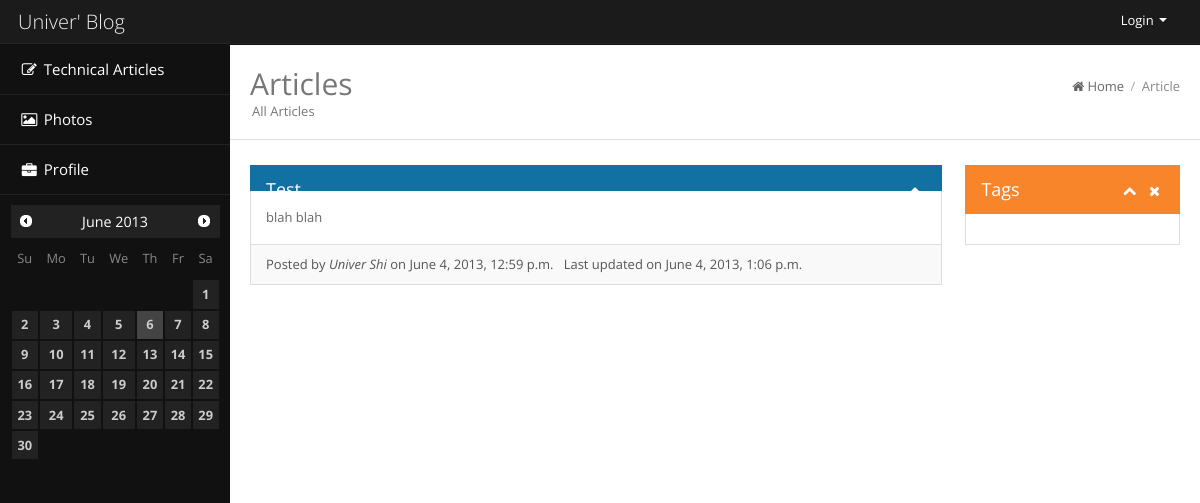
The app's page /article/, older data.
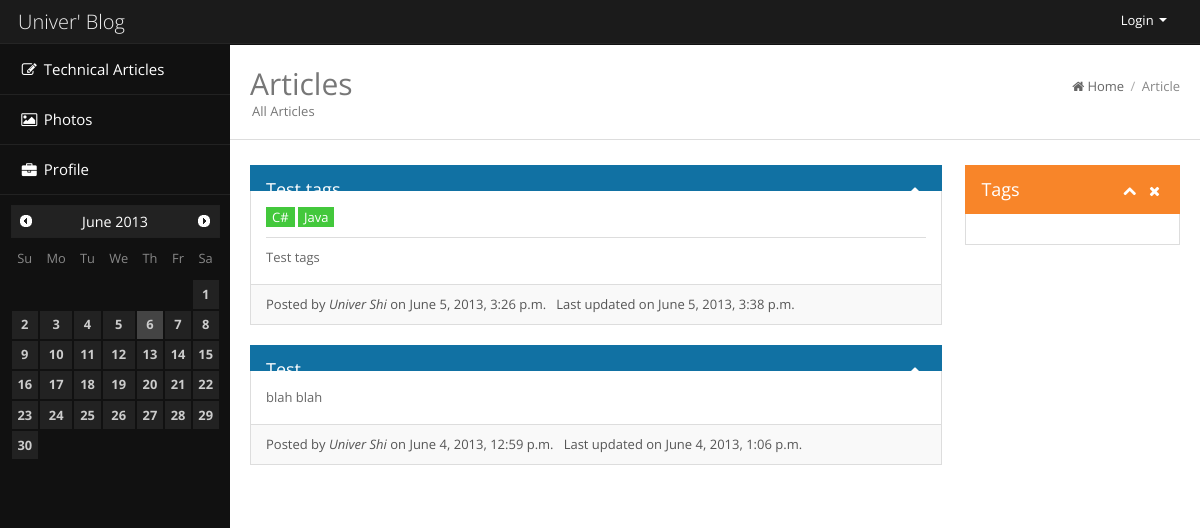
The same page, newer data.
### article/models.py (models this page shows, shortened)
class Article(Model):
    subject = models.CharField(max_length=256)
    content = models.TextField()
    author = models.ForeignKey(User)
    create_date_time = models.DateTimeField()
    update_date_time = models.DateTimeField()
    tags = models.ManyToManyField(ArticleTag)

class ArticleTag(Model):
    name = models.CharField(max_length=20)
    display_name = models.CharField(max_length=50)

### article/views.py (the view)
class ArticleList(TemplateView):
    template_name = 'article_list.html'
    def get_context_data(self, **kwargs):
        context = super(ArticleList, self).get_context_data(**kwargs)
        context['articles'] = Article.objects.order_by('-create_date_time').select_related()
        context['path'] = (PathItem('/article', 'Article'),)
        return context

### article/templates/article_list.html (shortened to what this page needs)
{% extends "base.html" %}
{% block head %}
<h2 class="pull-left">
	Articles <span class="page-meta">All Articles</span>
</h2>
{% endblock %}
{% block content %}
<div class="row-fluid">
	<div class="span9">
		{% for article in articles %}
		<div class="widget wblue">
			<div class="widget-head">
				<div class="pull-left">
					{{ article.subject }}
				</div>
				<div class="widget-icons pull-right">
					<a href="#" class="wminimize"><i class="icon-chevron-up"></i></a>
				</div>
			</div>
			<div class="widget-content">
				<div class="padd">
					{% if article.tags.all %}
						{% for tag in article.tags.all %}
							<span class="label label-success">{{ tag.display_name }}</span>
						{% endfor %}
						<hr />
					{% endif %}
					{{ article.content }}
				</div>
			</div>
			<div class="widget-foot">
				{% if article.create_date_time  %}
					Posted by <i>{{ article.author.get_full_name }}</i> on {{ article.create_date_time }}
				{% endif %}
				{% if article.update_date_time != article.create_date_time %}
					&nbsp;&nbsp;Last updated on {{ article.update_date_time }}
				{% endif %}
			</div>
		</div>
		{% endfor %}
	</div>
	<div class="span3">
		<div class="widget worange">
			<div class="widget-head">
				<div class="pull-left">Tags</div>
				<div class="widget-icons pull-right">
					<a href="#" class="wminimize"><i class="icon-chevron-up"></i></a> <a
						href="#" class="wclose"><i class="icon-remove"></i></a>
				</div>
				<div class="clearfix"></div>
			</div>
			<div class="widget-content">
				<div class="padd"></div>
			</div>
		</div>
	</div>
</div>
{% endblock %}

Row changes from the older to the newer data that the page shows:
added Article: subject "Test tags", content "Test tags", author.get_full_name "Univer Shi", create_date_time "June 5, 2013, 3:26 p.m.", update_date_time "June 5, 2013, 3:38 p.m."
now on this page (row unchanged): ArticleTag: display_name "C#"
now on this page (row unchanged): ArticleTag: display_name "Java"
